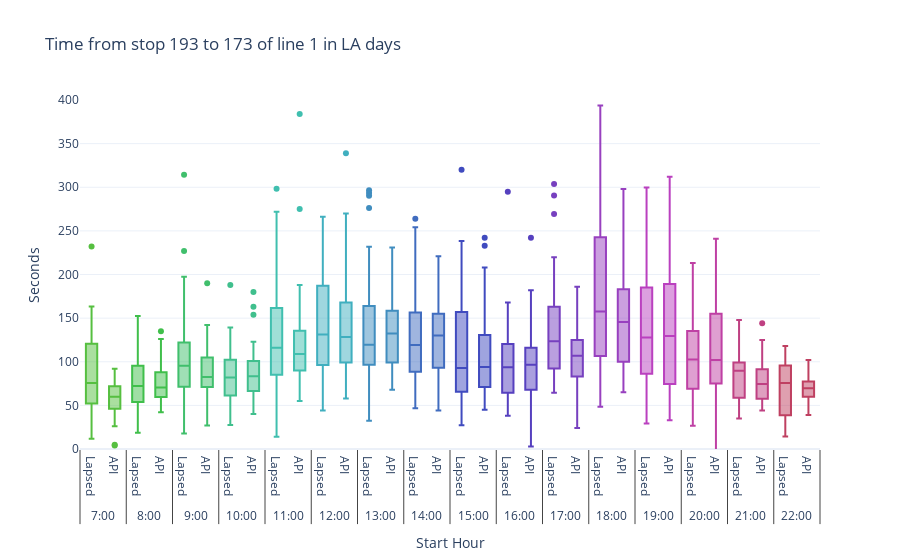

Here is the notebook cell this chart was saved with:
### Markdown cell above
## TIMES BT STOPS DEPENDING ON DAY HOUR

### Code cell
#Rainbow set of colors
N = 24
c = ['hsl('+str(h)+',50%'+',50%)' for h in np.linspace(0, 360, N)]
#Selection options
line = '1'
direction = 1
day_type = 'LA'
stopA = int(lines_collected_dict[line][str(direction)]['stops'][5])
stopB = int(lines_collected_dict[line][str(direction)]['stops'][6])

#Select data
sel_df = times_bt_stops.loc[(times_bt_stops.line == line) & \
                      (times_bt_stops.direction == direction) & \
                      (times_bt_stops.date.dt.weekday.isin(day_type_dict[day_type])) & \
                      (times_bt_stops.stopA == stopA) & (times_bt_stops.stopB == stopB)]
sel_df = sel_df.loc[sel_df.date<covid_start]

#Create figure
fig = go.Figure()
#Hour selection and traces
hour_dfs = []
for i in range(N) :
    hour_df = sel_df.loc[sel_df.st_hour == i]
    hour_dfs.append(hour_df)
    length = hour_df.shape[0]
    if length > 0 :
        x1 = ['{}:00'.format(i) for elem in range(length)]
        x_real = ['Lapsed' for elem in range(length)]
        x_API = ['API' for elem in range(length)]
        #Add hour trace
        fig.add_trace(go.Box(
            x=[x1,x_real],
            y=hour_df.trip_time,
            marker_color=c[i]
        ))
        fig.add_trace(go.Box(
            x=[x1,x_API],
            y=hour_df.api_trip_time,
            marker_color=c[i]
        ))

#Layout
fig.update_layout(
    title='Time from stop {} to {} of line {} in {} days'.format(stopA,stopB,line,day_type),
    showlegend=False,
    xaxis=dict(title='Start Hour'),
    yaxis=dict(title='Seconds',range=[0,400]),
)

fig.show()

### Figure 1 — Plotly figure (JSON) as saved in the notebook; plotly's stock layout.template omitted (floating-point values rounded to 4 significant figures)
{"data": [{"marker": {"color": "hsl(109.56521739130434,50%,50%)"}, "type": "box", "x": [["7:00", "7:00", "7:00", "7:00", "7:00", "7:00", "7:00", "7:00", "7:00", "7:00", "7:00", "7:00", "7:00", "7:00", "7:00", "7:00", "7:00", "7:00", "7:00", "7:00", "7:00", "7:00", "7:00", "7:00", "7:00", "7:00", "7:00", "7:00", "7:00", "7:00", "7:00", "7:00", "7:00", "7:00", "7:00", "7:00", "7:00"], ["Lapsed", "Lapsed", "Lapsed", "Lapsed", "Lapsed", "Lapsed", "Lapsed", "Lapsed", "Lapsed", "Lapsed", "Lapsed", "Lapsed", "Lapsed", "Lapsed", "Lapsed", "Lapsed", "Lapsed", "Lapsed", "Lapsed", "Lapsed", "Lapsed", "Lapsed", "Lapsed", "Lapsed", "Lapsed", "Lapsed", "Lapsed", "Lapsed", "Lapsed", "Lapsed", "Lapsed", "Lapsed", "Lapsed", "Lapsed", "Lapsed", "Lapsed", "Lapsed"]], "y": [57.77, 136.9, 52.94, 135.6, 138.4, 58.19, 432.4, 69.09, 163.4, 11.84, 111.8, 98.77, 19.57, 82.12, 129.5, 17.29, 232.0, 24.34, 75.72, 41.01, 62.17, 101.6, 66.07, 153.9, 65.17, 81.24, 28.11, 97.26, 74.22, 123.9, 119.7, 66.95, 27.05, 77.04, 33.2, 89.21, 50.14]}, {"marker": {"color": "hsl(109.56521739130434,50%,50%)"}, "type": "box", "x": [["7:00", "7:00", "7:00", "7:00", "7:00", "7:00", "7:00", "7:00", "7:00", "7:00", "7:00", "7:00", "7:00", "7:00", "7:00", "7:00", "7:00", "7:00", "7:00", "7:00", "7:00", "7:00", "7:00", "7:00", "7:00", "7:00", "7:00", "7:00", "7:00", "7:00", "7:00", "7:00", "7:00", "7:00", "7:00", "7:00", "7:00"], ["API", "API", "API", "API", "API", "API", "API", "API", "API", "API", "API", "API", "API", "API", "API", "API", "API", "API", "API", "API", "API", "API", "API", "API", "API", "API", "API", "API", "API", "API", "API", "API", "API", "API", "API", "API", "API"]], "y": [5, 80, 69, 76, 64, 84, 55, 68, 77, 4, 48, 40, 61, 46, 75, 46, 52, 82, 64, 49, 71, 54, 53, 92, 51, 62, 26, 44, 75, 68, 77, 57, 27, 45, 37, 63, 60]}, {"marker": {"color": "hsl(125.21739130434783,50%,50%)"}, "type": "box", "x": [["8:00", "8:00", "8:00", "8:00", "8:00", "8:00", "8:00", "8:00", "8:00", "8:00", "8:00", "8:00", "8:00", "8:00", "8:00", "8:00", "8:00", "8:00", "8:00", "8:00", "8:00", "8:00", "8:00", "8:00", "8:00", "8:00", "8:00", "8:00", "8:00", "8:00", "8:00", "8:00", "8:00", "8:00", "8:00", "8:00", "8:00", "8:00", "8:00", "8:00", "8:00", "8:00", "8:00", "8:00", "8:00", "8:00", "8:00", "8:00"], ["Lapsed", "Lapsed", "Lapsed", "Lapsed", "Lapsed", "Lapsed", "Lapsed", "Lapsed", "Lapsed", "Lapsed", "Lapsed", "Lapsed", "Lapsed", "Lapsed", "Lapsed", "Lapsed", "Lapsed", "Lapsed", "Lapsed", "Lapsed", "Lapsed", "Lapsed", "Lapsed", "Lapsed", "Lapsed", "Lapsed", "Lapsed", "Lapsed", "Lapsed", "Lapsed", "Lapsed", "Lapsed", "Lapsed", "Lapsed", "Lapsed", "Lapsed", "Lapsed", "Lapsed", "Lapsed", "Lapsed", "Lapsed", "Lapsed", "Lapsed", "Lapsed", "Lapsed", "Lapsed", "Lapsed", "Lapsed"]], "y": [93.11, 69.88, 145.9, 96.95, 50.9, 107.8, 128.2, 69.02, 72.11, 66.17, 86.06, 74.94, 72.06, 88.53, 45.05, 65.72, 129.9, 82.87, 44.67, 54.34, 45.14, 23.32, 50.5, 128.3, 82.9, 123.4, 51.25, 52.16, 71.75, 66.04, 68.98, 93.78, 55.21, 86.22, 53.21, 116.6, 18.74, 83.95, 65.03, 82.8, 47.78, 118.5, 48.94, 111.0, 59.78, 83.4, 152.4, 107.1]}, {"marker": {"color": "hsl(125.21739130434783,50%,50%)"}, "type": "box", "x": [["8:00", "8:00", "8:00", "8:00", "8:00", "8:00", "8:00", "8:00", "8:00", "8:00", "8:00", "8:00", "8:00", "8:00", "8:00", "8:00", "8:00", "8:00", "8:00", "8:00", "8:00", "8:00", "8:00", "8:00", "8:00", "8:00", "8:00", "8:00", "8:00", "8:00", "8:00", "8:00", "8:00", "8:00", "8:00", "8:00", "8:00", "8:00", "8:00", "8:00", "8:00", "8:00", "8:00", "8:00", "8:00", "8:00", "8:00", "8:00"], ["API", "API", "API", "API", "API", "API", "API", "API", "API", "API", "API", "API", "API", "API", "API", "API", "API", "API", "API", "API", "API", "API", "API", "API", "API", "API", "API", "API", "API", "API", "API", "API", "API", "API", "API", "API", "API", "API", "API", "API", "API", "API", "API", "API", "API", "API", "API", "API"]], "y": [96, 66, 52, 90, 82, 48, 76, 42, 67, 56, 69, 71, 71, 83, 75, 80, 105, 88, 51, 64, 55, 68, 88, 108, 88, 61, 54, 63, 87, 66, 65, 86, 135, 66, 66, 126, 46, 58, 54, 46, 89, 83, 70, 71, 57, 91, 91, 106]}, {"marker": {"color": "hsl(140.8695652173913,50%,50%)"}, "type": "box", "x": [["9:00", "9:00", "9:00", "9:00", "9:00", "9:00", "9:00", "9:00", "9:00", "9:00", "9:00", "9:00", "9:00", "9:00", "9:00", "9:00", "9:00", "9:00", "9:00", "9:00", "9:00", "9:00", "9:00", "9:00", "9:00", "9:00", "9:00", "9:00", "9:00", "9:00", "9:00", "9:00", "9:00", "9:00", "9:00", "9:00", "9:00", "9:00", "9:00", "9:00", "9:00", "9:00", "9:00", "9:00"], ["Lapsed", "Lapsed", "Lapsed", "Lapsed", "Lapsed", "Lapsed", "Lapsed", "Lapsed", "Lapsed", "Lapsed", "Lapsed", "Lapsed", "Lapsed", "Lapsed", "Lapsed", "Lapsed", "Lapsed", "Lapsed", "Lapsed", "Lapsed", "Lapsed", "Lapsed", "Lapsed", "Lapsed", "Lapsed", "Lapsed", "Lapsed", "Lapsed", "Lapsed", "Lapsed", "Lapsed", "Lapsed", "Lapsed", "Lapsed", "Lapsed", "Lapsed", "Lapsed", "Lapsed", "Lapsed", "Lapsed", "Lapsed", "Lapsed", "Lapsed", "Lapsed"]], "y": [91.43, 118.5, 94.87, 142.5, 90.3, 108.0, 139.1, 89.49, 66.24, 34.51, 151.2, 95.25, 53.24, 153.2, 50.94, 76.69, 107.7, 40.12, 84.29, 106.8, 53.01, 102.1, 98.21, 128.7, 108.1, 108.4, 31.37, 17.65, 108.9, 59.14, 119.0, 160.2, 226.8, 95.45, 82.06, 95, 90.38, 55.22, 125.3, 187.5, 197.3, 54.22, 314.3, 83.0]}, {"marker": {"color": "hsl(140.8695652173913,50%,50%)"}, "type": "box", "x": [["9:00", "9:00", "9:00", "9:00", "9:00", "9:00", "9:00", "9:00", "9:00", "9:00", "9:00", "9:00", "9:00", "9:00", "9:00", "9:00", "9:00", "9:00", "9:00", "9:00", "9:00", "9:00", "9:00", "9:00", "9:00", "9:00", "9:00", "9:00", "9:00", "9:00", "9:00", "9:00", "9:00", "9:00", "9:00", "9:00", "9:00", "9:00", "9:00", "9:00", "9:00", "9:00", "9:00", "9:00"], ["API", "API", "API", "API", "API", "API", "API", "API", "API", "API", "API", "API", "API", "API", "API", "API", "API", "API", "API", "API", "API", "API", "API", "API", "API", "API", "API", "API", "API", "API", "API", "API", "API", "API", "API", "API", "API", "API", "API", "API", "API", "API", "API", "API"]], "y": [41, 128, 83, 95, 108, 120, 71, 61, 60, 61, 85, 93, 122, 99, 74, 75, 69, 78, 27, 79, 65, 107, 58, 86, 91, 77, 60, 112, 78, 71, 74, 123, 142, 96, 83, 105, 105, 68, 74, 135, 100, 82, 190, 75]}, {"marker": {"color": "hsl(156.52173913043478,50%,50%)"}, "type": "box", "x": [["10:00", "10:00", "10:00", "10:00", "10:00", "10:00", "10:00", "10:00", "10:00", "10:00", "10:00", "10:00", "10:00", "10:00", "10:00", "10:00", "10:00", "10:00", "10:00", "10:00", "10:00", "10:00", "10:00", "10:00", "10:00", "10:00", "10:00", "10:00", "10:00", "10:00", "10:00", "10:00", "10:00", "10:00", "10:00", "10:00", "10:00", "10:00", "10:00", "10:00", "10:00", "10:00", "10:00", "10:00", "10:00", "10:00", "10:00", "10:00", "10:00", "10:00", "10:00", "10:00"], ["Lapsed", "Lapsed", "Lapsed", "Lapsed", "Lapsed", "Lapsed", "Lapsed", "Lapsed", "Lapsed", "Lapsed", "Lapsed", "Lapsed", "Lapsed", "Lapsed", "Lapsed", "Lapsed", "Lapsed", "Lapsed", "Lapsed", "Lapsed", "Lapsed", "Lapsed", "Lapsed", "Lapsed", "Lapsed", "Lapsed", "Lapsed", "Lapsed", "Lapsed", "Lapsed", "Lapsed", "Lapsed", "Lapsed", "Lapsed", "Lapsed", "Lapsed", "Lapsed", "Lapsed", "Lapsed", "Lapsed", "Lapsed", "Lapsed", "Lapsed", "Lapsed", "Lapsed", "Lapsed", "Lapsed", "Lapsed", "Lapsed", "Lapsed", "Lapsed", "Lapsed"]], "y": [97.06, 119.1, 139.3, 42.57, 110.3, 67.67, 115.5, 96.41, 70.45, 75.55, 72.9, 34.19, 36.2, 92.16, 42.19, 54.08, 30.96, 27.54, 68.37, 101.0, 42.06, 108.2, 64.36, 106.4, 108.4, 63.98, 60.52, 88.17, 90.33, 52.66, 72.46, 84.12, 78.41, 36.14, 81.56, 82.08, 91.78, 54.12, 81.82, 62.27, 102.2, 72.16, 105.1, 102.7, 96.15, 135.0, 93.05, 103.2, 105.0, 31.06, 82.15, 187.8]}, {"marker": {"color": "hsl(156.52173913043478,50%,50%)"}, "type": "box", "x": [["10:00", "10:00", "10:00", "10:00", "10:00", "10:00", "10:00", "10:00", "10:00", "10:00", "10:00", "10:00", "10:00", "10:00", "10:00", "10:00", "10:00", "10:00", "10:00", "10:00", "10:00", "10:00", "10:00", "10:00", "10:00", "10:00", "10:00", "10:00", "10:00", "10:00", "10:00", "10:00", "10:00", "10:00", "10:00", "10:00", "10:00", "10:00", "10:00", "10:00", "10:00", "10:00", "10:00", "10:00", "10:00", "10:00", "10:00", "10:00", "10:00", "10:00", "10:00", "10:00"], ["API", "API", "API", "API", "API", "API", "API", "API", "API", "API", "API", "API", "API", "API", "API", "API", "API", "API", "API", "API", "API", "API", "API", "API", "API", "API", "API", "API", "API", "API", "API", "API", "API", "API", "API", "API", "API", "API", "API", "API", "API", "API", "API", "API", "API", "API", "API", "API", "API", "API", "API", "API"]], "y": [99, 108, 122, 49, 100, 86, 77, 41, 89, 61, 76, 66, 79, 90, 81, 66, 85, 67, 49, 63, 87, 73, 81, 82, 106, 72, 40, 91, 102, 82, 73, 68, 97, 53, 60, 49, 100, 53, 114, 154, 75, 110, 123, 121, 88, 94, 65, 110, 87, 163, 105, 180]}, {"marker": {"color": "hsl(172.17391304347825,50%,50%)"}, "type": "box", "x": [["11:00", "11:00", "11:00", "11:00", "11:00", "11:00", "11:00", "11:00", "11:00", "11:00", "11:00", "11:00", "11:00", "11:00", "11:00", "11:00", "11:00", "11:00", "11:00", "11:00", "11:00", "11:00", "11:00", "11:00", "11:00", "11:00", "11:00", "11:00", "11:00", "11:00", "11:00", "11:00", "11:00", "11:00", "11:00", "11:00", "11:00", "11:00", "11:00", "11:00", "11:00", "11:00", "11:00", "11:00", "11:00", "11:00", "11:00", "11:00", "11:00", "11:00", "11:00", "11:00"], ["Lapsed", "Lapsed", "Lapsed", "Lapsed", "Lapsed", "Lapsed", "Lapsed", "Lapsed", "Lapsed", "Lapsed", "Lapsed", "Lapsed", "Lapsed", "Lapsed", "Lapsed", "Lapsed", "Lapsed", "Lapsed", "Lapsed", "Lapsed", "Lapsed", "Lapsed", "Lapsed", "Lapsed", "Lapsed", "Lapsed", "Lapsed", "Lapsed", "Lapsed", "Lapsed", "Lapsed", "Lapsed", "Lapsed", "Lapsed", "Lapsed", "Lapsed", "Lapsed", "Lapsed", "Lapsed", "Lapsed", "Lapsed", "Lapsed", "Lapsed", "Lapsed", "Lapsed", "Lapsed", "Lapsed", "Lapsed", "Lapsed", "Lapsed", "Lapsed", "Lapsed"]], "y": [83.45, 173.3, 566.2, 214.7, 298.3, 160.2, 40.37, 155.5, 94.31, 102.9, 39.45, 93.11, 99.38, 103.4, 156.1, 75.75, 163.2, 107.9, 271.9, 66.82, 54.05, 85.41, 107.6, 136.0, 133.3, 266.5, 85.82, 68.65, 120.7, 134.4, 84.79, 228.9, 54.19, 92.3, 214.2, 94.89, 27.04, 141.1, 120.9, 84.15, 121.2, 133.1, 51.24, 212.3, 208.1, 14.14, 111.2, 139.0, 90.33, 121.1, 178.2, 186.9]}, {"marker": {"color": "hsl(172.17391304347825,50%,50%)"}, "type": "box", "x": [["11:00", "11:00", "11:00", "11:00", "11:00", "11:00", "11:00", "11:00", "11:00", "11:00", "11:00", "11:00", "11:00", "11:00", "11:00", "11:00", "11:00", "11:00", "11:00", "11:00", "11:00", "11:00", "11:00", "11:00", "11:00", "11:00", "11:00", "11:00", "11:00", "11:00", "11:00", "11:00", "11:00", "11:00", "11:00", "11:00", "11:00", "11:00", "11:00", "11:00", "11:00", "11:00", "11:00", "11:00", "11:00", "11:00", "11:00", "11:00", "11:00", "11:00", "11:00", "11:00"], ["API", "API", "API", "API", "API", "API", "API", "API", "API", "API", "API", "API", "API", "API", "API", "API", "API", "API", "API", "API", "API", "API", "API", "API", "API", "API", "API", "API", "API", "API", "API", "API", "API", "API", "API", "API", "API", "API", "API", "API", "API", "API", "API", "API", "API", "API", "API", "API", "API", "API", "API", "API"]], "y": [110, 149, 144, 384, 275, 151, 71, 104, 118, 101, 90, 107, 95, 92, 113, 81, 96, 130, 141, 79, 108, 128, 78, 128, 99, 152, 81, 90, 98, 144, 82, 66, 184, 65, 188, 84, 55, 110, 87, 120, 76, 121, 98, 118, 176, 124, 172, 119, 97, 103, 163, 124]}, {"marker": {"color": "hsl(187.82608695652175,50%,50%)"}, "type": "box", "x": [["12:00", "12:00", "12:00", "12:00", "12:00", "12:00", "12:00", "12:00", "12:00", "12:00", "12:00", "12:00", "12:00", "12:00", "12:00", "12:00", "12:00", "12:00", "12:00", "12:00", "12:00", "12:00", "12:00", "12:00", "12:00", "12:00", "12:00", "12:00", "12:00", "12:00", "12:00", "12:00", "12:00", "12:00", "12:00", "12:00", "12:00", "12:00", "12:00", "12:00", "12:00", "12:00", "12:00", "12:00", "12:00", "12:00"], ["Lapsed", "Lapsed", "Lapsed", "Lapsed", "Lapsed", "Lapsed", "Lapsed", "Lapsed", "Lapsed", "Lapsed", "Lapsed", "Lapsed", "Lapsed", "Lapsed", "Lapsed", "Lapsed", "Lapsed", "Lapsed", "Lapsed", "Lapsed", "Lapsed", "Lapsed", "Lapsed", "Lapsed", "Lapsed", "Lapsed", "Lapsed", "Lapsed", "Lapsed", "Lapsed", "Lapsed", "Lapsed", "Lapsed", "Lapsed", "Lapsed", "Lapsed", "Lapsed", "Lapsed", "Lapsed", "Lapsed", "Lapsed", "Lapsed", "Lapsed", "Lapsed", "Lapsed", "Lapsed"]], "y": [148.3, 216.3, 245.4, 216.3, 266.2, 187.6, 251.1, 108.5, 119.0, 118.3, 107.8, 69.14, 89.75, 44.24, 90.29, 132.4, 224.0, 252.5, 185.7, 107.7, 153.0, 162.3, 111.3, 44.3, 149.4, 134.4, 213.5, 98.12, 250.1, 159.1, 120.4, 88.22, 74.1, 187.0, 85.86, 52.7, 112.3, 93.11, 54.19, 175.7, 129.9, 218.8, 96.26, 106.8, 157.5, 162.9]}, {"marker": {"color": "hsl(187.82608695652175,50%,50%)"}, "type": "box", "x": [["12:00", "12:00", "12:00", "12:00", "12:00", "12:00", "12:00", "12:00", "12:00", "12:00", "12:00", "12:00", "12:00", "12:00", "12:00", "12:00", "12:00", "12:00", "12:00", "12:00", "12:00", "12:00", "12:00", "12:00", "12:00", "12:00", "12:00", "12:00", "12:00", "12:00", "12:00", "12:00", "12:00", "12:00", "12:00", "12:00", "12:00", "12:00", "12:00", "12:00", "12:00", "12:00", "12:00", "12:00", "12:00", "12:00"], ["API", "API", "API", "API", "API", "API", "API", "API", "API", "API", "API", "API", "API", "API", "API", "API", "API", "API", "API", "API", "API", "API", "API", "API", "API", "API", "API", "API", "API", "API", "API", "API", "API", "API", "API", "API", "API", "API", "API", "API", "API", "API", "API", "API", "API", "API"]], "y": [270, 216, 339, 233, 264, 156, 206, 144, 168, 202, 82, 60, 99, 64, 120, 80, 243, 128, 129, 143, 156, 109, 58, 202, 137, 137, 148, 181, 155, 160, 121, 64, 75, 97, 81, 78, 113, 106, 113, 86, 105, 125, 138, 114, 172, 123]}, {"marker": {"color": "hsl(203.47826086956522,50%,50%)"}, "type": "box", "x": [["13:00", "13:00", "13:00", "13:00", "13:00", "13:00", "13:00", "13:00", "13:00", "13:00", "13:00", "13:00", "13:00", "13:00", "13:00", "13:00", "13:00", "13:00", "13:00", "13:00", "13:00", "13:00", "13:00", "13:00", "13:00", "13:00", "13:00", "13:00", "13:00", "13:00", "13:00", "13:00", "13:00", "13:00", "13:00", "13:00", "13:00", "13:00", "13:00", "13:00", "13:00", "13:00", "13:00", "13:00", "13:00", "13:00", "13:00", "13:00"], ["Lapsed", "Lapsed", "Lapsed", "Lapsed", "Lapsed", "Lapsed", "Lapsed", "Lapsed", "Lapsed", "Lapsed", "Lapsed", "Lapsed", "Lapsed", "Lapsed", "Lapsed", "Lapsed", "Lapsed", "Lapsed", "Lapsed", "Lapsed", "Lapsed", "Lapsed", "Lapsed", "Lapsed", "Lapsed", "Lapsed", "Lapsed", "Lapsed", "Lapsed", "Lapsed", "Lapsed", "Lapsed", "Lapsed", "Lapsed", "Lapsed", "Lapsed", "Lapsed", "Lapsed", "Lapsed", "Lapsed", "Lapsed", "Lapsed", "Lapsed", "Lapsed", "Lapsed", "Lapsed", "Lapsed", "Lapsed"]], "y": [51.31, 119.6, 100.7, 141.7, 130.9, 108.1, 296.5, 293.3, 141.8, 107.4, 95.88, 32.35, 55.93, 65.2, 88.08, 137.2, 148.9, 108.9, 94.04, 132.3, 119.5, 131.9, 108.1, 108.0, 154.2, 212.3, 44.14, 186.5, 174.4, 276.2, 195.4, 164.3, 290.2, 163.4, 160.3, 102.8, 104.1, 181.4, 210.8, 97.01, 231.8, 80.39, 67.75, 41.22, 91.2, 97.91, 163.3, 113.0]}, {"marker": {"color": "hsl(203.47826086956522,50%,50%)"}, "type": "box", "x": [["13:00", "13:00", "13:00", "13:00", "13:00", "13:00", "13:00", "13:00", "13:00", "13:00", "13:00", "13:00", "13:00", "13:00", "13:00", "13:00", "13:00", "13:00", "13:00", "13:00", "13:00", "13:00", "13:00", "13:00", "13:00", "13:00", "13:00", "13:00", "13:00", "13:00", "13:00", "13:00", "13:00", "13:00", "13:00", "13:00", "13:00", "13:00", "13:00", "13:00", "13:00", "13:00", "13:00", "13:00", "13:00", "13:00", "13:00", "13:00"], ["API", "API", "API", "API", "API", "API", "API", "API", "API", "API", "API", "API", "API", "API", "API", "API", "API", "API", "API", "API", "API", "API", "API", "API", "API", "API", "API", "API", "API", "API", "API", "API", "API", "API", "API", "API", "API", "API", "API", "API", "API", "API", "API", "API", "API", "API", "API", "API"]], "y": [220, 134, 122, 136, 129, 132, 147, 128, 187, 93, 92, 71, 91, 69, 99, 98, 111, 111, 204, 134, 140, 93, 104, 110, 133, 155, 188, 231, 166, 195, 140, 162, 170, 162, 162, 110, 105, 138, 99, 179, 142, 101, 69, 68, 83, 99, 148, 143]}, {"marker": {"color": "hsl(219.1304347826087,50%,50%)"}, "type": "box", "x": [["14:00", "14:00", "14:00", "14:00", "14:00", "14:00", "14:00", "14:00", "14:00", "14:00", "14:00", "14:00", "14:00", "14:00", "14:00", "14:00", "14:00", "14:00", "14:00", "14:00", "14:00", "14:00", "14:00", "14:00", "14:00", "14:00", "14:00", "14:00", "14:00", "14:00", "14:00", "14:00", "14:00", "14:00", "14:00", "14:00", "14:00", "14:00", "14:00", "14:00", "14:00", "14:00", "14:00"], ["Lapsed", "Lapsed", "Lapsed", "Lapsed", "Lapsed", "Lapsed", "Lapsed", "Lapsed", "Lapsed", "Lapsed", "Lapsed", "Lapsed", "Lapsed", "Lapsed", "Lapsed", "Lapsed", "Lapsed", "Lapsed", "Lapsed", "Lapsed", "Lapsed", "Lapsed", "Lapsed", "Lapsed", "Lapsed", "Lapsed", "Lapsed", "Lapsed", "Lapsed", "Lapsed", "Lapsed", "Lapsed", "Lapsed", "Lapsed", "Lapsed", "Lapsed", "Lapsed", "Lapsed", "Lapsed", "Lapsed", "Lapsed", "Lapsed", "Lapsed"]], "y": [166.3, 76.17, 202.4, 263.9, 108.6, 146.0, 144.2, 143.0, 174.2, 48.31, 71.57, 96.99, 59.31, 119.1, 46.83, 176.0, 135.0, 139.6, 82.07, 147.8, 248.6, 189.2, 126.6, 110.0, 53.1, 88.01, 177.9, 254.1, 145.9, 89.71, 98.64, 81.85, 62.07, 98.13, 96.83, 101.9, 108.8, 151.8, 108.7, 149.0, 158.0, 178.0, 67.26]}, {"marker": {"color": "hsl(219.1304347826087,50%,50%)"}, "type": "box", "x": [["14:00", "14:00", "14:00", "14:00", "14:00", "14:00", "14:00", "14:00", "14:00", "14:00", "14:00", "14:00", "14:00", "14:00", "14:00", "14:00", "14:00", "14:00", "14:00", "14:00", "14:00", "14:00", "14:00", "14:00", "14:00", "14:00", "14:00", "14:00", "14:00", "14:00", "14:00", "14:00", "14:00", "14:00", "14:00", "14:00", "14:00", "14:00", "14:00", "14:00", "14:00", "14:00", "14:00"], ["API", "API", "API", "API", "API", "API", "API", "API", "API", "API", "API", "API", "API", "API", "API", "API", "API", "API", "API", "API", "API", "API", "API", "API", "API", "API", "API", "API", "API", "API", "API", "API", "API", "API", "API", "API", "API", "API", "API", "API", "API", "API", "API"]], "y": [170, 118, 221, 145, 116, 156, 129, 130, 148, 61, 64, 90, 67, 176, 107, 120, 136, 132, 44, 137, 166, 151, 123, 168, 149, 133, 161, 162, 180, 113, 87, 73, 51, 79, 115, 102, 171, 126, 152, 62, 136, 162, 71]}, {"marker": {"color": "hsl(234.7826086956522,50%,50%)"}, "type": "box", "x": [["15:00", "15:00", "15:00", "15:00", "15:00", "15:00", "15:00", "15:00", "15:00", "15:00", "15:00", "15:00", "15:00", "15:00", "15:00", "15:00", "15:00", "15:00", "15:00", "15:00", "15:00", "15:00", "15:00", "15:00", "15:00", "15:00", "15:00", "15:00", "15:00", "15:00", "15:00", "15:00", "15:00", "15:00", "15:00", "15:00", "15:00", "15:00", "15:00", "15:00", "15:00", "15:00", "15:00"], ["Lapsed", "Lapsed", "Lapsed", "Lapsed", "Lapsed", "Lapsed", "Lapsed", "Lapsed", "Lapsed", "Lapsed", "Lapsed", "Lapsed", "Lapsed", "Lapsed", "Lapsed", "Lapsed", "Lapsed", "Lapsed", "Lapsed", "Lapsed", "Lapsed", "Lapsed", "Lapsed", "Lapsed", "Lapsed", "Lapsed", "Lapsed", "Lapsed", "Lapsed", "Lapsed", "Lapsed", "Lapsed", "Lapsed", "Lapsed", "Lapsed", "Lapsed", "Lapsed", "Lapsed", "Lapsed", "Lapsed", "Lapsed", "Lapsed", "Lapsed"]], "y": [80.39, 142.5, 182.1, 92.91, 182.3, 152.8, 319.9, 203.7, 158.2, 88.64, 126.2, 54.28, 41.97, 65.11, 188.5, 52.79, 56.87, 88.81, 40.76, 98.86, 141.8, 79.24, 106.9, 177.9, 210.2, 121.7, 238.3, 201.3, 42.21, 59.29, 38.87, 141.0, 27.21, 71.74, 72.51, 88.73, 67.01, 74.06, 78.87, 57.15, 178.8, 100.1, 108.9]}, {"marker": {"color": "hsl(234.7826086956522,50%,50%)"}, "type": "box", "x": [["15:00", "15:00", "15:00", "15:00", "15:00", "15:00", "15:00", "15:00", "15:00", "15:00", "15:00", "15:00", "15:00", "15:00", "15:00", "15:00", "15:00", "15:00", "15:00", "15:00", "15:00", "15:00", "15:00", "15:00", "15:00", "15:00", "15:00", "15:00", "15:00", "15:00", "15:00", "15:00", "15:00", "15:00", "15:00", "15:00", "15:00", "15:00", "15:00", "15:00", "15:00", "15:00", "15:00"], ["API", "API", "API", "API", "API", "API", "API", "API", "API", "API", "API", "API", "API", "API", "API", "API", "API", "API", "API", "API", "API", "API", "API", "API", "API", "API", "API", "API", "API", "API", "API", "API", "API", "API", "API", "API", "API", "API", "API", "API", "API", "API", "API"]], "y": [79, 121, 160, 63, 143, 161, 206, 242, 205, 76, 97, 57, 70, 67, 74, 79, 86, 98, 94, 131, 130, 119, 66, 208, 188, 233, 155, 123, 93, 57, 56, 81, 65, 79, 61, 79, 45, 65, 110, 95, 117, 107, 91]}, {"marker": {"color": "hsl(250.43478260869566,50%,50%)"}, "type": "box", "x": [["16:00", "16:00", "16:00", "16:00", "16:00", "16:00", "16:00", "16:00", "16:00", "16:00", "16:00", "16:00", "16:00", "16:00", "16:00", "16:00", "16:00", "16:00", "16:00", "16:00", "16:00", "16:00", "16:00", "16:00", "16:00", "16:00", "16:00", "16:00", "16:00", "16:00", "16:00", "16:00", "16:00", "16:00", "16:00", "16:00", "16:00", "16:00", "16:00", "16:00", "16:00", "16:00"], ["Lapsed", "Lapsed", "Lapsed", "Lapsed", "Lapsed", "Lapsed", "Lapsed", "Lapsed", "Lapsed", "Lapsed", "Lapsed", "Lapsed", "Lapsed", "Lapsed", "Lapsed", "Lapsed", "Lapsed", "Lapsed", "Lapsed", "Lapsed", "Lapsed", "Lapsed", "Lapsed", "Lapsed", "Lapsed", "Lapsed", "Lapsed", "Lapsed", "Lapsed", "Lapsed", "Lapsed", "Lapsed", "Lapsed", "Lapsed", "Lapsed", "Lapsed", "Lapsed", "Lapsed", "Lapsed", "Lapsed", "Lapsed", "Lapsed"]], "y": [55.95, 157.0, 96.94, 75.61, 140.0, 108.2, 99.04, 53.41, 64.52, 74.08, 59.07, 101.8, 67.03, 108.2, 47.69, 62.06, 95.8, 167.8, 91.34, 38.18, 87.25, 144.7, 120.3, 162.1, 54.21, 294.8, 99.31, 54.25, 50.2, 78.16, 80.83, 132.2, 130.3, 114.5, 128.3, 87.95, 90.2, 60.69, 84.05, 98.29, 133.3, 109.1]}, {"marker": {"color": "hsl(250.43478260869566,50%,50%)"}, "type": "box", "x": [["16:00", "16:00", "16:00", "16:00", "16:00", "16:00", "16:00", "16:00", "16:00", "16:00", "16:00", "16:00", "16:00", "16:00", "16:00", "16:00", "16:00", "16:00", "16:00", "16:00", "16:00", "16:00", "16:00", "16:00", "16:00", "16:00", "16:00", "16:00", "16:00", "16:00", "16:00", "16:00", "16:00", "16:00", "16:00", "16:00", "16:00", "16:00", "16:00", "16:00", "16:00", "16:00"], ["API", "API", "API", "API", "API", "API", "API", "API", "API", "API", "API", "API", "API", "API", "API", "API", "API", "API", "API", "API", "API", "API", "API", "API", "API", "API", "API", "API", "API", "API", "API", "API", "API", "API", "API", "API", "API", "API", "API", "API", "API", "API"]], "y": [116, 106, 131, 85, 142, 123, 146, 122, 111, 76, 89, 5, 69, 61, 3, 60, 78, 117, 112, 81, 94, 99, 111, 135, 179, 242, 182, 90, 65, 102, 105, 68, 86, 60, 106, 57, 66, 68, 114, 103, 64, 80]}, {"marker": {"color": "hsl(266.0869565217391,50%,50%)"}, "type": "box", "x": [["17:00", "17:00", "17:00", "17:00", "17:00", "17:00", "17:00", "17:00", "17:00", "17:00", "17:00", "17:00", "17:00", "17:00", "17:00", "17:00", "17:00", "17:00", "17:00", "17:00", "17:00", "17:00", "17:00", "17:00", "17:00", "17:00", "17:00", "17:00", "17:00", "17:00", "17:00", "17:00", "17:00", "17:00", "17:00", "17:00", "17:00", "17:00", "17:00", "17:00", "17:00", "17:00", "17:00", "17:00", "17:00", "17:00"], ["Lapsed", "Lapsed", "Lapsed", "Lapsed", "Lapsed", "Lapsed", "Lapsed", "Lapsed", "Lapsed", "Lapsed", "Lapsed", "Lapsed", "Lapsed", "Lapsed", "Lapsed", "Lapsed", "Lapsed", "Lapsed", "Lapsed", "Lapsed", "Lapsed", "Lapsed", "Lapsed", "Lapsed", "Lapsed", "Lapsed", "Lapsed", "Lapsed", "Lapsed", "Lapsed", "Lapsed", "Lapsed", "Lapsed", "Lapsed", "Lapsed", "Lapsed", "Lapsed", "Lapsed", "Lapsed", "Lapsed", "Lapsed", "Lapsed", "Lapsed", "Lapsed", "Lapsed", "Lapsed"]], "y": [191.1, 163.5, 269.4, 186.9, 108.8, 203.3, 130.2, 88.4, 146.7, 132.3, 96.86, 70.13, 86.04, 125.0, 219.9, 95.24, 138.2, 108.3, 126.9, 106.0, 126.8, 64.41, 162.9, 96.29, 111.1, 78.88, 139.6, 92.0, 77.98, 92.18, 122.1, 81.11, 290.4, 126.9, 69.04, 303.8, 168.0, 160.8, 167.8, 174.2, 156.1, 96.8, 110.3, 89.17, 92.56, 76.05]}, {"marker": {"color": "hsl(266.0869565217391,50%,50%)"}, "type": "box", "x": [["17:00", "17:00", "17:00", "17:00", "17:00", "17:00", "17:00", "17:00", "17:00", "17:00", "17:00", "17:00", "17:00", "17:00", "17:00", "17:00", "17:00", "17:00", "17:00", "17:00", "17:00", "17:00", "17:00", "17:00", "17:00", "17:00", "17:00", "17:00", "17:00", "17:00", "17:00", "17:00", "17:00", "17:00", "17:00", "17:00", "17:00", "17:00", "17:00", "17:00", "17:00", "17:00", "17:00", "17:00", "17:00", "17:00"], ["API", "API", "API", "API", "API", "API", "API", "API", "API", "API", "API", "API", "API", "API", "API", "API", "API", "API", "API", "API", "API", "API", "API", "API", "API", "API", "API", "API", "API", "API", "API", "API", "API", "API", "API", "API", "API", "API", "API", "API", "API", "API", "API", "API", "API", "API"]], "y": [123, 151, 168, 179, 24, 99, 81, 57, 125, 88, 109, 44, 88, 127, 116, 143, 129, 136, 102, 108, 114, 99, 107, 110, 72, 111, 107, 97, 83, 107, 70, 78, 186, 102, 113, 114, 41, 158, 97, 146, 174, 111, 83, 54, 69, 78]}, {"marker": {"color": "hsl(281.7391304347826,50%,50%)"}, "type": "box", "x": [["18:00", "18:00", "18:00", "18:00", "18:00", "18:00", "18:00", "18:00", "18:00", "18:00", "18:00", "18:00", "18:00", "18:00", "18:00", "18:00", "18:00", "18:00", "18:00", "18:00", "18:00", "18:00", "18:00", "18:00", "18:00", "18:00", "18:00", "18:00", "18:00", "18:00", "18:00", "18:00", "18:00", "18:00", "18:00", "18:00", "18:00", "18:00"], ["Lapsed", "Lapsed", "Lapsed", "Lapsed", "Lapsed", "Lapsed", "Lapsed", "Lapsed", "Lapsed", "Lapsed", "Lapsed", "Lapsed", "Lapsed", "Lapsed", "Lapsed", "Lapsed", "Lapsed", "Lapsed", "Lapsed", "Lapsed", "Lapsed", "Lapsed", "Lapsed", "Lapsed", "Lapsed", "Lapsed", "Lapsed", "Lapsed", "Lapsed", "Lapsed", "Lapsed", "Lapsed", "Lapsed", "Lapsed", "Lapsed", "Lapsed", "Lapsed", "Lapsed"]], "y": [188.5, 56.93, 160.8, 143.7, 376.1, 257.5, 178.0, 106.6, 94.19, 146.4, 154.3, 82.03, 233.8, 163.0, 134.8, 393.8, 108.1, 129.1, 205.9, 222.7, 277.1, 188.4, 259.8, 130.6, 128.9, 54.13, 150.9, 282.0, 354.9, 362.0, 360.6, 242.8, 232.1, 48.31, 76.01, 77.02, 99.11, 61.06]}, {"marker": {"color": "hsl(281.7391304347826,50%,50%)"}, "type": "box", "x": [["18:00", "18:00", "18:00", "18:00", "18:00", "18:00", "18:00", "18:00", "18:00", "18:00", "18:00", "18:00", "18:00", "18:00", "18:00", "18:00", "18:00", "18:00", "18:00", "18:00", "18:00", "18:00", "18:00", "18:00", "18:00", "18:00", "18:00", "18:00", "18:00", "18:00", "18:00", "18:00", "18:00", "18:00", "18:00", "18:00", "18:00", "18:00"], ["API", "API", "API", "API", "API", "API", "API", "API", "API", "API", "API", "API", "API", "API", "API", "API", "API", "API", "API", "API", "API", "API", "API", "API", "API", "API", "API", "API", "API", "API", "API", "API", "API", "API", "API", "API", "API", "API"]], "y": [88, 99, 101, 177, 214, 190, 199, 107, 117, 93, 151, 169, 145, 156, 132, 176, 154, 132, 249, 183, 152, 160, 119, 121, 89, 91, 117, 185, 298, 257, 219, 146, 191, 73, 100, 78, 65, 96]}, {"marker": {"color": "hsl(297.39130434782606,50%,50%)"}, "type": "box", "x": [["19:00", "19:00", "19:00", "19:00", "19:00", "19:00", "19:00", "19:00", "19:00", "19:00", "19:00", "19:00", "19:00", "19:00", "19:00", "19:00", "19:00", "19:00", "19:00", "19:00", "19:00", "19:00", "19:00", "19:00", "19:00", "19:00", "19:00", "19:00", "19:00", "19:00", "19:00", "19:00", "19:00", "19:00", "19:00", "19:00"], ["Lapsed", "Lapsed", "Lapsed", "Lapsed", "Lapsed", "Lapsed", "Lapsed", "Lapsed", "Lapsed", "Lapsed", "Lapsed", "Lapsed", "Lapsed", "Lapsed", "Lapsed", "Lapsed", "Lapsed", "Lapsed", "Lapsed", "Lapsed", "Lapsed", "Lapsed", "Lapsed", "Lapsed", "Lapsed", "Lapsed", "Lapsed", "Lapsed", "Lapsed", "Lapsed", "Lapsed", "Lapsed", "Lapsed", "Lapsed", "Lapsed", "Lapsed"]], "y": [211.0, 122.8, 151.8, 134.3, 148.4, 186.3, 95.71, 87.21, 85.04, 61.12, 35.4, 93.13, 51.01, 108.1, 285.8, 142.8, 160.9, 279.2, 183.9, 281.0, 299.8, 29.34, 67.64, 80.26, 79.93, 104.8, 222.1, 215.4, 99.22, 132.9, 164.2, 157.9, 207.2, 32.17, 93.84, 94.74]}, {"marker": {"color": "hsl(297.39130434782606,50%,50%)"}, "type": "box", "x": [["19:00", "19:00", "19:00", "19:00", "19:00", "19:00", "19:00", "19:00", "19:00", "19:00", "19:00", "19:00", "19:00", "19:00", "19:00", "19:00", "19:00", "19:00", "19:00", "19:00", "19:00", "19:00", "19:00", "19:00", "19:00", "19:00", "19:00", "19:00", "19:00", "19:00", "19:00", "19:00", "19:00", "19:00", "19:00", "19:00"], ["API", "API", "API", "API", "API", "API", "API", "API", "API", "API", "API", "API", "API", "API", "API", "API", "API", "API", "API", "API", "API", "API", "API", "API", "API", "API", "API", "API", "API", "API", "API", "API", "API", "API", "API", "API"]], "y": [116, 86, 312, 124, 161, 272, 186, 71, 64, 64, 72, 111, 83, 135, 228, 208, 311, 241, 177, 237, 148, 76, 53, 92, 73, 103, 192, 174, 192, 98, 179, 160, 171, 33, 60, 54]}, {"marker": {"color": "hsl(313.04347826086956,50%,50%)"}, "type": "box", "x": [["20:00", "20:00", "20:00", "20:00", "20:00", "20:00", "20:00", "20:00", "20:00", "20:00", "20:00", "20:00", "20:00", "20:00", "20:00", "20:00", "20:00", "20:00", "20:00", "20:00", "20:00", "20:00", "20:00", "20:00", "20:00", "20:00", "20:00", "20:00", "20:00", "20:00", "20:00", "20:00", "20:00", "20:00"], ["Lapsed", "Lapsed", "Lapsed", "Lapsed", "Lapsed", "Lapsed", "Lapsed", "Lapsed", "Lapsed", "Lapsed", "Lapsed", "Lapsed", "Lapsed", "Lapsed", "Lapsed", "Lapsed", "Lapsed", "Lapsed", "Lapsed", "Lapsed", "Lapsed", "Lapsed", "Lapsed", "Lapsed", "Lapsed", "Lapsed", "Lapsed", "Lapsed", "Lapsed", "Lapsed", "Lapsed", "Lapsed", "Lapsed", "Lapsed"]], "y": [93.41, 130.4, 93.54, 128.9, 75.18, 131.3, 149.6, 198.8, 81.72, 120.0, 65.04, 108.2, 35.14, 33.35, 26.51, 161.3, 212.3, 213.2, 162.4, 98.59, 106.2, 134.0, 144.9, 76.07, 64.12, 97.22, 58.78, 69.08, 135.3, 99.19, 40.02, 161.1, 112.9, 41.09]}, {"marker": {"color": "hsl(313.04347826086956,50%,50%)"}, "type": "box", "x": [["20:00", "20:00", "20:00", "20:00", "20:00", "20:00", "20:00", "20:00", "20:00", "20:00", "20:00", "20:00", "20:00", "20:00", "20:00", "20:00", "20:00", "20:00", "20:00", "20:00", "20:00", "20:00", "20:00", "20:00", "20:00", "20:00", "20:00", "20:00", "20:00", "20:00", "20:00", "20:00", "20:00", "20:00"], ["API", "API", "API", "API", "API", "API", "API", "API", "API", "API", "API", "API", "API", "API", "API", "API", "API", "API", "API", "API", "API", "API", "API", "API", "API", "API", "API", "API", "API", "API", "API", "API", "API", "API"]], "y": [91, 81, 110, 224, 155, 129, 26, 210, 77, 75, 65, 76, 59, -20, 57, 165, 241, 180, 213, 117, 218, 84, 121, 77, 71, 106, 146, 150, 153, 159, 52, 98, 60, 76]}, {"marker": {"color": "hsl(328.69565217391306,50%,50%)"}, "type": "box", "x": [["21:00", "21:00", "21:00", "21:00", "21:00", "21:00", "21:00", "21:00", "21:00", "21:00", "21:00", "21:00", "21:00", "21:00", "21:00", "21:00", "21:00", "21:00", "21:00", "21:00", "21:00", "21:00", "21:00", "21:00", "21:00", "21:00", "21:00", "21:00", "21:00", "21:00", "21:00", "21:00", "21:00", "21:00", "21:00", "21:00"], ["Lapsed", "Lapsed", "Lapsed", "Lapsed", "Lapsed", "Lapsed", "Lapsed", "Lapsed", "Lapsed", "Lapsed", "Lapsed", "Lapsed", "Lapsed", "Lapsed", "Lapsed", "Lapsed", "Lapsed", "Lapsed", "Lapsed", "Lapsed", "Lapsed", "Lapsed", "Lapsed", "Lapsed", "Lapsed", "Lapsed", "Lapsed", "Lapsed", "Lapsed", "Lapsed", "Lapsed", "Lapsed", "Lapsed", "Lapsed", "Lapsed", "Lapsed"]], "y": [44.9, 34.95, 102.2, 99.33, 94.49, 49.43, 147.8, 92.61, 83.4, 108.6, 53.74, 108.7, 98.74, 90.61, 58.14, 106.7, 51.93, 43.92, 92.08, 106.6, 100.4, 98.49, 85.42, 89.04, 92.99, 97.12, 43.03, 86.01, 62.74, 101.8, 98.11, 68.9, 54.03, 65.75, 59.13, 64.69]}, {"marker": {"color": "hsl(328.69565217391306,50%,50%)"}, "type": "box", "x": [["21:00", "21:00", "21:00", "21:00", "21:00", "21:00", "21:00", "21:00", "21:00", "21:00", "21:00", "21:00", "21:00", "21:00", "21:00", "21:00", "21:00", "21:00", "21:00", "21:00", "21:00", "21:00", "21:00", "21:00", "21:00", "21:00", "21:00", "21:00", "21:00", "21:00", "21:00", "21:00", "21:00", "21:00", "21:00", "21:00"], ["API", "API", "API", "API", "API", "API", "API", "API", "API", "API", "API", "API", "API", "API", "API", "API", "API", "API", "API", "API", "API", "API", "API", "API", "API", "API", "API", "API", "API", "API", "API", "API", "API", "API", "API", "API"]], "y": [58, 61, 58, 76, 64, 85, 71, 100, 73, 125, 83, 110, 118, 95, 54, 62, 51, 91, 79, 80, 99, 105, 92, 91, 91, 144, 44, 55, 69, 57, 83, 57, 55, 56, 53, 67]}, {"marker": {"color": "hsl(344.3478260869565,50%,50%)"}, "type": "box", "x": [["22:00", "22:00", "22:00", "22:00", "22:00", "22:00", "22:00", "22:00", "22:00", "22:00", "22:00", "22:00", "22:00", "22:00", "22:00", "22:00"], ["Lapsed", "Lapsed", "Lapsed", "Lapsed", "Lapsed", "Lapsed", "Lapsed", "Lapsed", "Lapsed", "Lapsed", "Lapsed", "Lapsed", "Lapsed", "Lapsed", "Lapsed", "Lapsed"]], "y": [42.13, 33.29, 79.22, 72.09, 83.69, 99.46, 92.16, 35.0, 21.03, 62.02, 100.6, 81.44, 113.3, 14.36, 118.1, 58.89]}, {"marker": {"color": "hsl(344.3478260869565,50%,50%)"}, "type": "box", "x": [["22:00", "22:00", "22:00", "22:00", "22:00", "22:00", "22:00", "22:00", "22:00", "22:00", "22:00", "22:00", "22:00", "22:00", "22:00", "22:00"], ["API", "API", "API", "API", "API", "API", "API", "API", "API", "API", "API", "API", "API", "API", "API", "API"]], "y": [67, 71, 102, 78, 69, 77, 82, 59, 78, 64, 61, 70, 77, 42, 55, 39]}], "layout": {"showlegend": false, "title": {"text": "Time from stop 193 to 173 of line 1 in LA days"}, "xaxis": {"title": {"text": "Start Hour"}}, "yaxis": {"range": [0, 400], "title": {"text": "Seconds"}}}}
